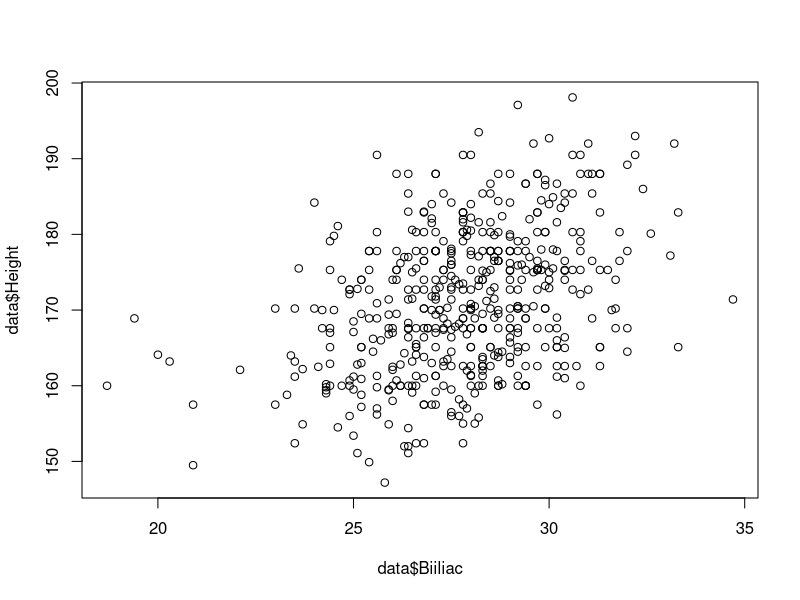
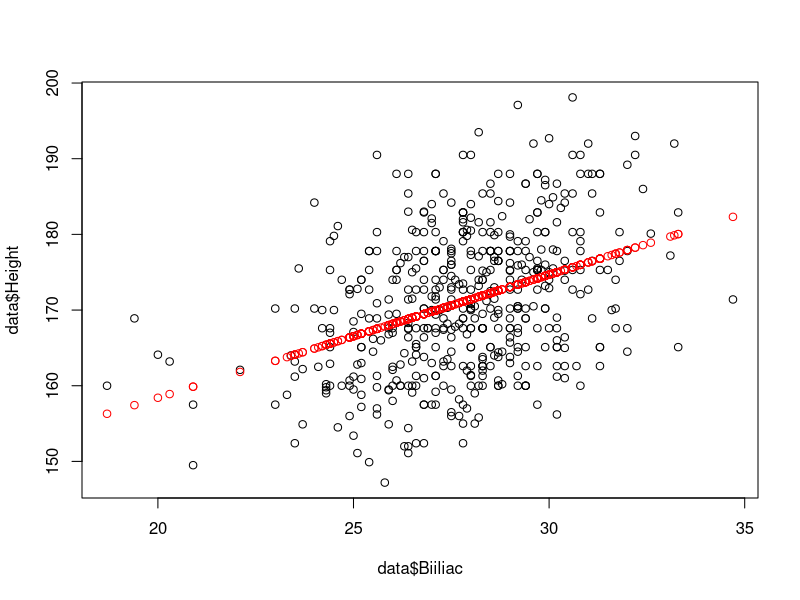
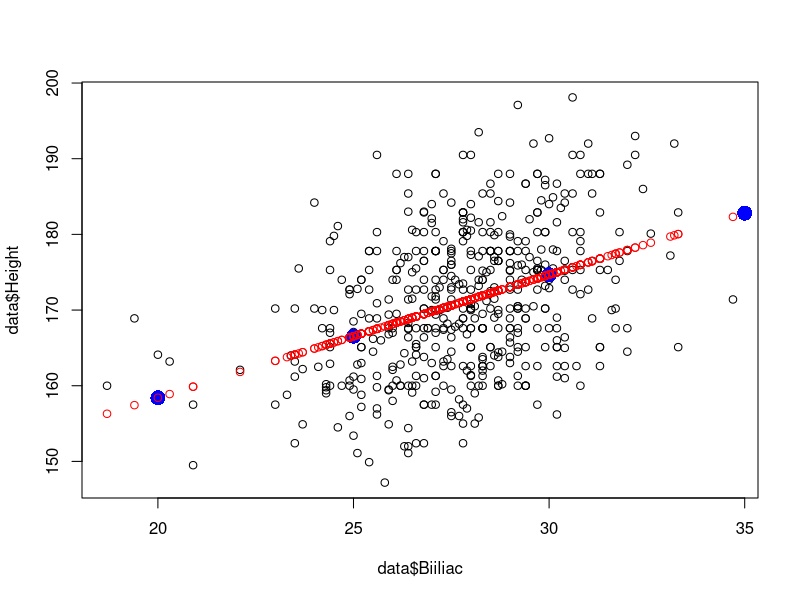
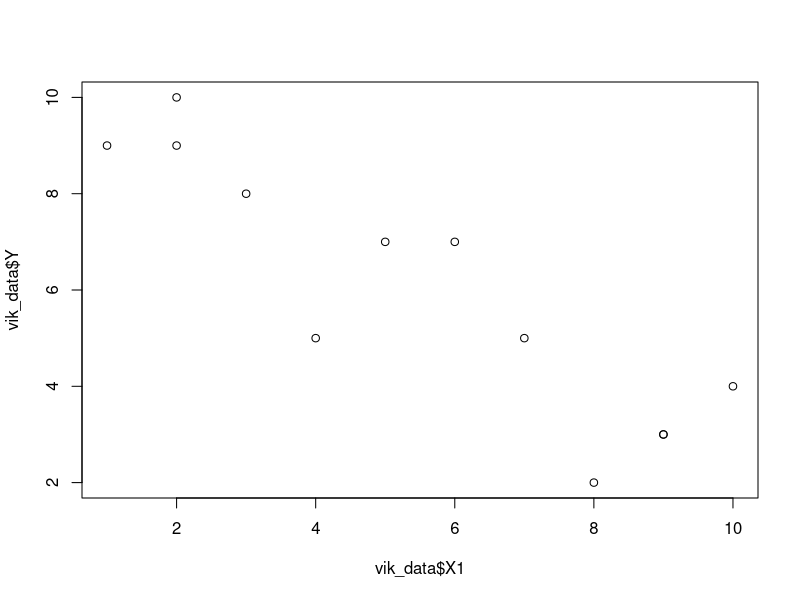
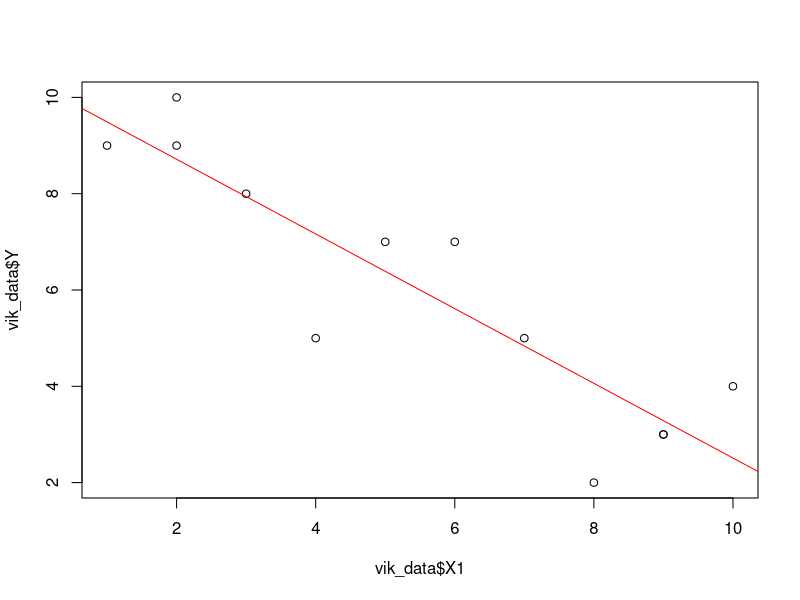

Source code (R) for these figures, in order:
## ---- chunk 1
knitr::opts_chunk$set(echo = TRUE)
## ---- chunk 2
library(tidyverse)
data <- read_csv('data/body.csv')
## ---- chunk 3
plot(data$Biiliac,data$Height)
## ---- chunk 4
# Note: this syntax makes the predict function work
result <- lm(Height ~ Biiliac, data = data)
# This does not work with the predict function: result <- lm(data$Height ~ data$Biiliac)
summary(result)
## ---- chunk 5
anova(result)
## ---- chunk 6
correlation <- cor.test(data$Height, data$Biiliac)
correlation
correlation$estimate^2
## ---- chunk 7
fitted <- fitted.values(result)
plot(data$Biiliac,data$Height)
points(data$Biiliac, fitted, col='red')
## ---- chunk 8

new_independent_values <- c(10,15, 20, 25, 30, 35, 40)
new_data <- data.frame(Biiliac = new_independent_values)

predicted <- predict(result, newdata=new_data)

plot(data$Biiliac, data$Height, col='black')
points(new_independent_values,predicted, col='blue', cex=2, pch=16)
points(data$Biiliac, fitted, col='red')


## ---- chunk 9
vik_data <- read_csv('data/vik_table_9_2.csv')
## ---- chunk 10
plot(vik_data$X1, vik_data$Y)
result <- lm(Y ~ X1, data=vik_data)
summary(result)
## ---- chunk 11
plot(vik_data$X1, vik_data$Y)
abline(result, col='red')
